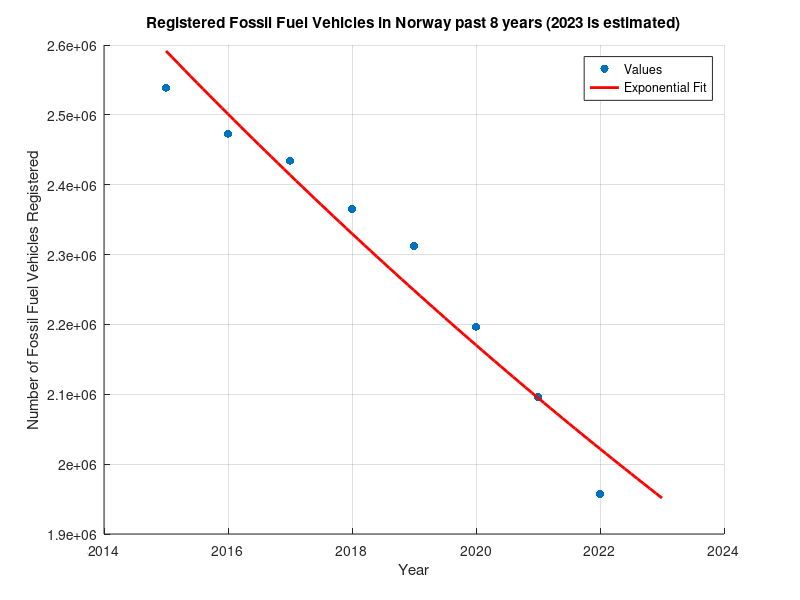

This chart was generated by the following MATLAB code: (Note: this script raises an error after producing the figure.)
clc;
clear all;


% Input data
years = [2015 2016, 2017, 2018, 2019, 2020, 2021, 2022];
amount = [2538974, 2473095, 2434491, 2365621, 2312226, 2196802, 2096047, 1957671];

% Create a scatter plot
scatter(years, amount, 'filled');
hold on;

% Fit an exponential curve to the data
coefficients = polyfit(years, log(amount), 1);
a = exp(coefficients(2));
b = coefficients(1);

% Create an x-values vector for the fitted curve
x_fit = 2015:0.1:2023;

% Calculate the corresponding y-values for the fitted curve
y_fit = a * exp(b * x_fit);

% Plot the fitted curve
plot(x_fit, y_fit, 'r', 'LineWidth', 2);

% Add labels and a legend
xlabel('Year');
ylabel('Number of Fossil Fuel Vehicles Registered');
title('Registered Fossil Fuel Vehicles in Norway past 8 years (2023 is estimated)');
legend('Values', 'Exponential Fit');
grid on;

% Set y-axis to display numbers in normal form with a space between thousands
ax = gca;
ax.YAxis.Exponent = 0;
ax.YAxis.TickLabelFormat = '%,.0f'; % Format with thousands separator

% Hold off to end the current plot
hold off;
